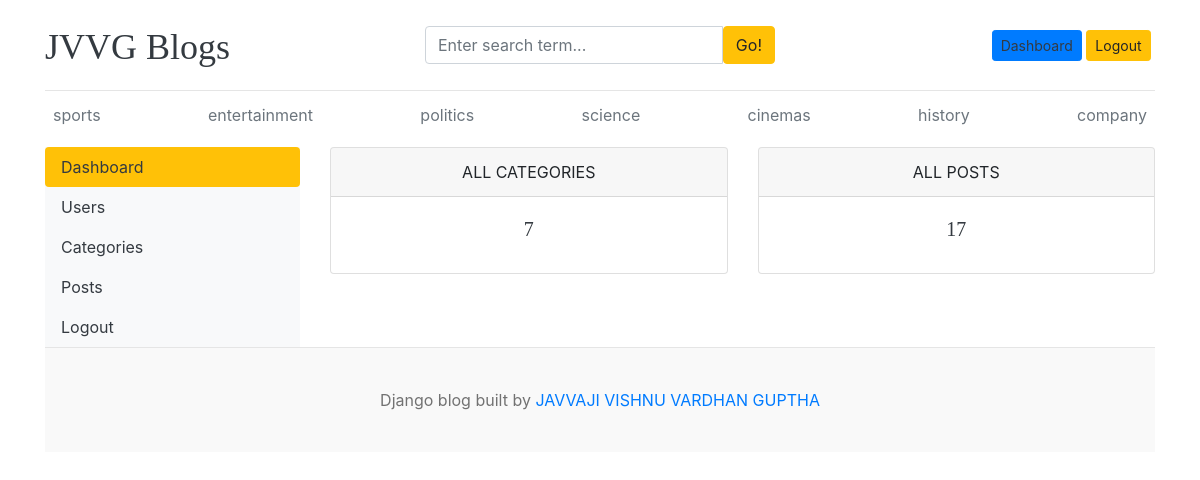
The page /dashboard/ (signed in) on the database its author committed.
### blogs/models.py (models this page shows, shortened)
class Category(models.Model) :
    category_name = models.CharField(max_length=50, unique=True)
    author = models.ForeignKey(User, on_delete=models.CASCADE)
    created_at = models.DateTimeField(auto_now_add=True)
    updated_at = models.DateTimeField(auto_now=True)
    class Meta :
        verbose_name_plural = 'categories'

### dashboards/views.py (the view)
# urls.py: path('dashboard/', include('dashboards.urls'),)
@login_required(login_url='login')
def dashboard(request) :
    allowed_groups = ['Manager', 'Editor']
    print(f"{request.user.is_superuser=}")
    if not ( request.user.is_superuser or request.user.groups.filter(name__in=allowed_groups).exists() ) :
        messages.warning(request, "You do not have permission to access dashboard.")
        return redirect('home')
    category_count = Category.objects.all().count()
    blogs_count = Blog.objects.all().count()
    context = {
        'category_count' : category_count,
        'blogs_count' : blogs_count,
    }
    return render(request, 'dashboards/dashboard.html', context)

### blogs/context_processors.py (called while the page is built)
def get_categories(request) :
    categories = Category.objects.all()
    return dict(categories=categories)

def get_social_links(request) :
    links = SocialMediaLink.objects.all()
    return dict(links=links)

def get_about(request) :
    about = About.objects.first()
    return dict(about=about)

### templates/dashboards/dashboard.html
{% extends 'base.html' %}
{% block content %}
<div class="row">
    {% include 'dashboards/sidebar.html' %}
    <div class="col-md-9">
        <div class="row">
            <div class="col">
                <div class="card border-default mb-3">
                    <div class="card-header text-center text-uppercase font-weight-boald">All categories</div>
                    <div class="card-body text-dark">
                        <h5 class="card-title text-center">{{ category_count }}</h5>
                    </div>
                </div>
            </div>
            <div class="col">
                <div class="card border-default mb-3">
                    <div class="card-header text-center text-uppercase font-weight-boald">All Posts</div>
                    <div class="card-body text-dark">
                        <h5 class="card-title text-center">{{ blogs_count }}</h5>
                    </div>
                </div>
            </div>
        </div>
    </div>
</div>
{% endblock %}

### templates/base.html (shortened to what this page needs)
{% load static %}
<!DOCTYPE html>
<html lang="en">
<head>
    <link href="https://getbootstrap.com/docs/4.0/dist/css/bootstrap.min.css" rel="stylesheet">
    <link href="{% static 'css/blog.css' %}" rel="stylesheet">
    <link rel="stylesheet" href="https://cdnjs.cloudflare.com/ajax/libs/font-awesome/4.7.0/css/font-awesome.min.css">
</head>
<body>
    <div class="container">
      <header class="blog-header py-3">
        <div class="row flex-nowrap justify-content-between align-items-center">
          <div class="col-4 pt-1">
            <a class="blog-header-logo text-dark" href="{% url 'home' %}">JVVG Blogs</a>
          </div>
          <div class="col-4">
            <form action="{% url 'search' %}" method="get">
              <div class="input-group">
                <input class="form-control" type="text" name="keyword" value="{{keyword}}" placeholder="Enter search term..." aria-label="Enter search term..." aria-describedby="button-search" />
                <button class="btn btn-warning" id="button-search" type="submit">Go!</button>
              </div>
            </form>
          </div>
          <div class="col-4 d-flex justify-content-end align-items-center">
            {% if not user.is_authenticated %}
              <a class="btn btn-sm btn-warning" href="{% url 'login' %}">Login</a> &nbsp;
              <a class="btn btn-sm btn-outline-secondary" href="{% url 'register' %}">Register</a>
            {% else %}
              {% if request.user.is_superuser or request.user.is_staff %}
              <span><a href="{% url 'dashboard' %}" class="text-dark btn btn-sm btn-primary">Dashboard</a></span>
              {% endif %}
              <a class="btn btn-sm btn-warning" href="{% url 'logout' %}">Logout</a> &nbsp;
            {% endif %}
          </div>
        </div>
      </header>
      <div class="nav-scroller py-1 mb-2">
        <nav class="nav d-flex justify-content-between">
          {% for cat in categories %}
            <a class="p-2 text-muted" href="{% url 'posts_by_category' cat.id %}">{{ cat.category_name }}</a>
          {% endfor %}
        </nav>
      </div>
{% block content %}
{% endblock %}
 <footer class="blog-footer">
  <p>Django blog built by <a href="#">JAVVAJI VISHNU VARDHAN GUPTHA</a></p>
</footer>
</body>
</html>

### blog_project/static/css/blog.css (style rules this page uses)
.blog-header { border-bottom: 1px solid #e5e5e5; }
.blog-header-logo { font-family: "Playfair Display", Georgia, "Times New Roman", serif; font-size: 2.25rem; }
h1, h2, h3, h4, h5, h6 { font-family: "Playfair Display", Georgia, "Times New Roman", serif; }
.blog-footer { padding: 2.5rem 0; color: #727272; text-align: center; background-color: #f9f9f9; border-top: .05rem solid #e5e5e5; }
.blog-footer p:last-child { margin-bottom: 0; }

### rows shown on the page
Category: category_name "sports"
Category: category_name "entertainment"
Category: category_name "politics"
Category: category_name "science"
Category: category_name "cinemas"
Category: category_name "history"
Category: category_name "company"

### other values the page prints
{{ category_count }} "7"
{{ blogs_count }} "17"
